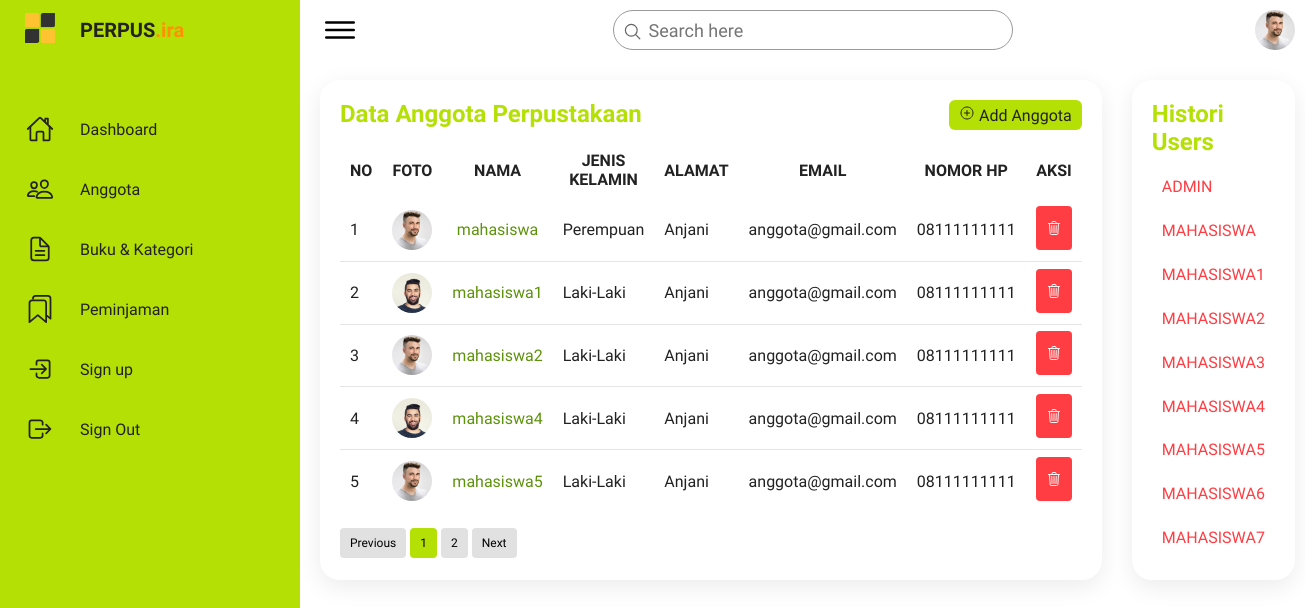
The app's page /anggota/ (signed in) with its own data.
### app_perpus/models.py (models this page shows, shortened)
class Anggota(models.Model):
    foto = models.ImageField(upload_to='img', default=False)
    user = models.OneToOneField(User, on_delete=models.CASCADE, related_name='anggota')
    KELAMIN_CHOICES = [
        ('Laki-Laki', 'Laki-Laki'),
        ('Perempuan', 'Perempuan'),
    ]
    kelamin = models.CharField(max_length=10, choices=KELAMIN_CHOICES)
    alamat = models.CharField(max_length=200)
    email = models.CharField(max_length=20, default='anggota@gmail.com')
    nomor_telepon = models.CharField(max_length=20)
    created_at = models.DateTimeField(auto_now_add=True)

### app_perpus/views.py (the view)
# urls.py: path('anggota/', views.list_anggota, name='list_anggota'),
@login_required
def list_anggota(request):
    anggotas = Anggota.objects.all()
    search_query = request.GET.get('cari')
    if search_query:
        anggota_serc = Anggota.objects.filter(
            Q(user__username__icontains=search_query) | Q(alamat__icontains=search_query)
        )
    else:
        anggota_serc = anggotas
    paginator = Paginator(anggota_serc, 5)
    page_number = request.GET.get('page')
    page_obj = paginator.get_page(page_number)
    user = User.objects.all()
    recent_anggotas = Anggota.objects.filter(created_at__gte=timezone.now() - timezone.timedelta(days=7)).order_by('-id')[:5]
    context = {
        'recent_anggotas': recent_anggotas,
        'anggotas': page_obj,
        'user': user,
    }
    return render(request, 'anggota.html', context)

### templates/anggota.html (shortened to what this page needs)
{% extends 'base.html' %}
{% load static %}
{% block content %}
<div class="topbar">
    <div class="toggle">
        <ion-icon name="menu-outline"></ion-icon>
    </div>
    <form action="{% url 'list_anggota' %}" method="get">
        <div class="search">
            <label>
                <input type="text" name="cari" placeholder="Search here">
                <ion-icon name="search-outline"></ion-icon>
            </label>
        </div>
    </form>
    <div class="user">
        <img src="{% static 'imgs/customer01.jpg'%}" alt="">
    </div>
</div>
<div class="details">
    <div class="recentOrders">
        <div class="cardHeader">
            <h2>Data Anggota Perpustakaan</h2>
            <a href="{% url 'create_anggota' %}" class="btn" id="openModalBtn">
                <ion-icon name="add-circle-outline"></ion-icon>
                Add Anggota
            </a>
        </div>
        <table>
            <thead>
                <tr>
                    <td>NO</td>
                    <td>FOTO</td>
                    <td>NAMA</td>
                    <td>JENIS KELAMIN</td>
                    <td>ALAMAT</td>
                    <td>EMAIL</td>
                    <td>NOMOR HP</td>
                    <td>AKSI</td>
                </tr>
            </thead>
            <tbody>
                {% for anggota in anggotas %}
                <tr>
                    <td>{{forloop.counter}}</td>
                    <td>
                        <div class="user">
                            <img src="{{anggota.foto.url}}" alt="">
                        </div>
                    </td>
                    <td><a href="{% url 'update_anggota' anggota.id %}" style="text-decoration: none; color: rgb(92, 147, 10);">{{anggota.user}}</a></td>
                    <td>{{anggota.kelamin}}</td>
                    <td>{{anggota.alamat}}</td>
                    <td>{{anggota.email}}</td>
                    <td>{{anggota.nomor_telepon}}</td>
                    <td>
                        <a href="{% url 'delete_anggota' anggota.id %}" onclick="return confirm('yakin ingin menghapus data?')" class="btn" style="width: 40px; height: 15px; background-color: rgb(255, 61, 67); padding:15px 10px 10px 10px; border-radius: 4px; color: rgb(244, 244, 244); align-items: center;text-align: center;">
                            <ion-icon name="trash-outline"></ion-icon>
                        </a>
                    </td>
                </tr>
                {% endfor %}
            </tbody>
        </table>
        <ul class="pagination">
            {% if anggotas.has_previous %}
                <li class="page-item"><a class="page-link" href="?page=1">Previous</a></li>
                {% else %}
                <li class="page-item disabled"><a class="page-link" href="?page=1">Previous</a></li>
            {% endif %}
            {% for num in anggotas.paginator.page_range %}
                {% if anggotas.number == num %}
                    <li class="page-item"><a class="active page-link" href="?page={{ num }}">{{ num }}</a></li>
                    {% else %}
                    <li class="page-item"><a class="page-link" href="?page={{ num }}">{{ num }}</a></li>
                {% endif %}
            {% endfor %}
            {% if anggotas.has_next %}
                <li class="page-item"><a class="page-link" href="?page={{ anggotas.paginator.num_pages }}">Next</a></li>
            {% else %}
                <li class="page-item disabled"><span class="page-link">Next</span></li>
            {% endif %}
        </ul>
    </div>
    <div class="recentCustomers">
        <div class="cardHeader">
            <h2>Histori Users</h2>
        </div>
        <table>
            {% for his in user %}
            <tr>
                <td>
                    <h4><a href="{% url 'delete_user' user_id=his.id%}" onclick="return confirm('yakin ingin menghapus data?')" style="text-transform:uppercase; text-decoration: none; color: rgb(255, 61, 67);">{{ his.username }}</a></h4>
                </td>
            </tr>
            {% endfor %}
        </table>
    </div>
</div>
{% endblock content %}

### static/css/style.css (style rules this page uses)
* { font-family: "Ubuntu", sans-serif; margin: 0; padding: 0; box-sizing: border-box; }
:root { --primary: #b5e006; --secondery: #ffffff; --gray: #f2f2f2; --black1: #222; --black2: #999; }
body { min-height: 100vh; overflow-x: hidden; }
.topbar { width: 100%; height: 60px; display: flex; justify-content: space-between; align-items: center; padding: 0 10px; }
.toggle { position: relative; width: 60px; height: 60px; display: flex; justify-content: center; align-items: center; font-size: 2.5rem; cursor: pointer; }
.search { position: relative; width: 400px; margin: 0 10px; }
.search label { position: relative; width: 100%; }
.search label input { width: 100%; height: 40px; border-radius: 40px; padding: 5px 20px; padding-left: 35px; font-size: 18px; outline: none; border: 1px solid var(--black2); }
.search label ion-icon { position: absolute; top: 0; left: 10px; font-size: 1.2rem; }
.user { position: relative; width: 40px; height: 40px; border-radius: 50%; overflow: hidden; cursor: pointer; }
.user img { position: absolute; top: 0; left: 0; width: 100%; height: 100%; object-fit: cover; }
.details { position: relative; width: 100%; padding: 20px; display: grid; grid-template-columns: 2fr 1fr; grid-gap: 30px; }
.details .recentOrders { position: relative; display: grid; min-height: 500px; background: var(--secondery); padding: 20px; box-shadow: 0 7px 25px rgba(0, 0, 0, 0.08); border-radius: 20px; }
.details .cardHeader { display: flex; justify-content: space-between; align-items: flex-start; }
.cardHeader h2 { font-weight: 600; color: var(--primary); }
.cardHeader .btn { position: relative; padding: 5px 10px; background: var(--primary); text-decoration: none; color: var(--black1); border-radius: 6px; }
.details table { width: 100%; border-collapse: collapse; margin-top: 2px; }
.details table thead td { text-align: center; font-weight: 600; }
.details .recentOrders table tr { color: var(--black1); border-bottom: 1px solid rgba(0, 0, 0, 0.1); }
.details .recentOrders table tr:last-child { border-bottom: none; }
.details .recentOrders table tr td { padding: 10px; }
.details .recentOrders table tr td:last-child { text-align: end; }
.details .recentOrders table tr td:nth-child(2) { text-align: end; }
.details .recentOrders table tr td:nth-child(3) { text-align: center; }
.recentCustomers { position: relative; display: grid; min-height: 500px; padding: 20px; background: var(--secondery); box-shadow: 0 7px 25px rgba(0, 0, 0, 0.08); border-radius: 20px; }
.recentCustomers table tr td { padding: 12px 10px; }
.recentCustomers table tr td h4 { font-size: 16px; font-weight: 500; line-height: 1.2rem; }

### templates/anggota.html (style rules this page uses)
.btn { background-color: #4CAF50; color: white; padding: 10px 20px; border: none; border-radius: 5px; cursor: pointer; }
form { padding: 10px; display: flex; flex-direction: column; gap: 10px; }
label { color: rgb(101, 101, 101); }
.pagination { display: flex; gap: 4px; text-decoration: none; list-style: none; margin-top: 20px; }
.pagination li a { background-color: #e1e1e1; border-radius: 4px; text-decoration: none; color: black; padding: 8px 10px; font-size: 12px; }
.pagination li .active { background-color: #b5e006; }

### records on screen
Anggota: foto (picture), user "mahasiswa", kelamin "Perempuan", alamat "Anjani", email "anggota@gmail.com", nomor_telepon "08111111111"
Anggota: foto (picture), user "mahasiswa1", kelamin "Laki-Laki", alamat "Anjani", email "anggota@gmail.com", nomor_telepon "08111111111"
Anggota: foto (picture), user "mahasiswa2", kelamin "Laki-Laki", alamat "Anjani", email "anggota@gmail.com", nomor_telepon "08111111111"
Anggota: foto (picture), user "mahasiswa4", kelamin "Laki-Laki", alamat "Anjani", email "anggota@gmail.com", nomor_telepon "08111111111"
Anggota: foto (picture), user "mahasiswa5", kelamin "Laki-Laki", alamat "Anjani", email "anggota@gmail.com", nomor_telepon "08111111111"

### other values on screen
{{ num }} "1"
{{ num }} "2"
{{ his.username }} "ADMIN"
{{ his.username }} "MAHASISWA"
{{ his.username }} "MAHASISWA1"
{{ his.username }} "MAHASISWA2"
{{ his.username }} "MAHASISWA3"
{{ his.username }} "MAHASISWA4"
{{ his.username }} "MAHASISWA5"
{{ his.username }} "MAHASISWA6"
{{ his.username }} "MAHASISWA7"
